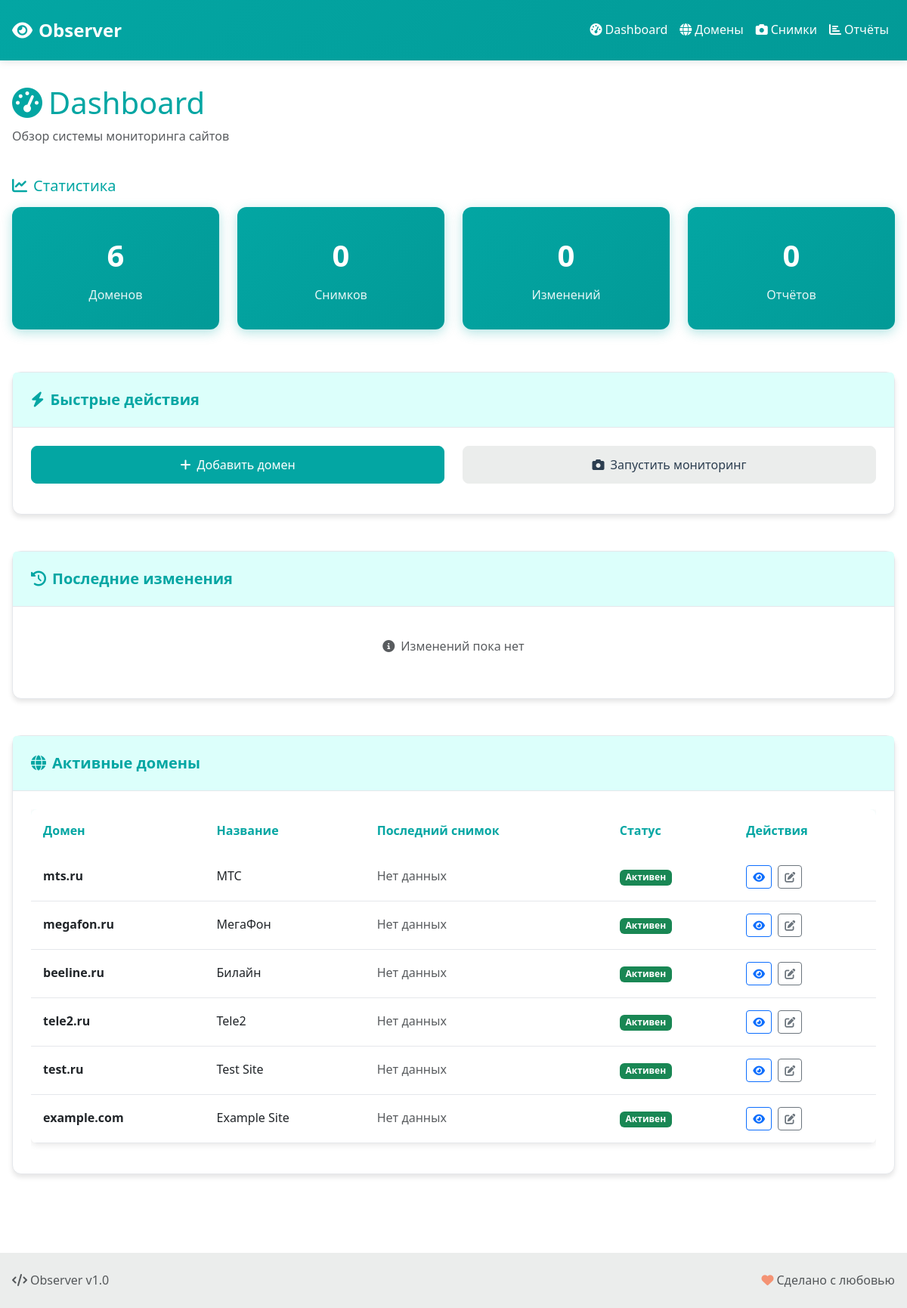
Before: / with the older database file.
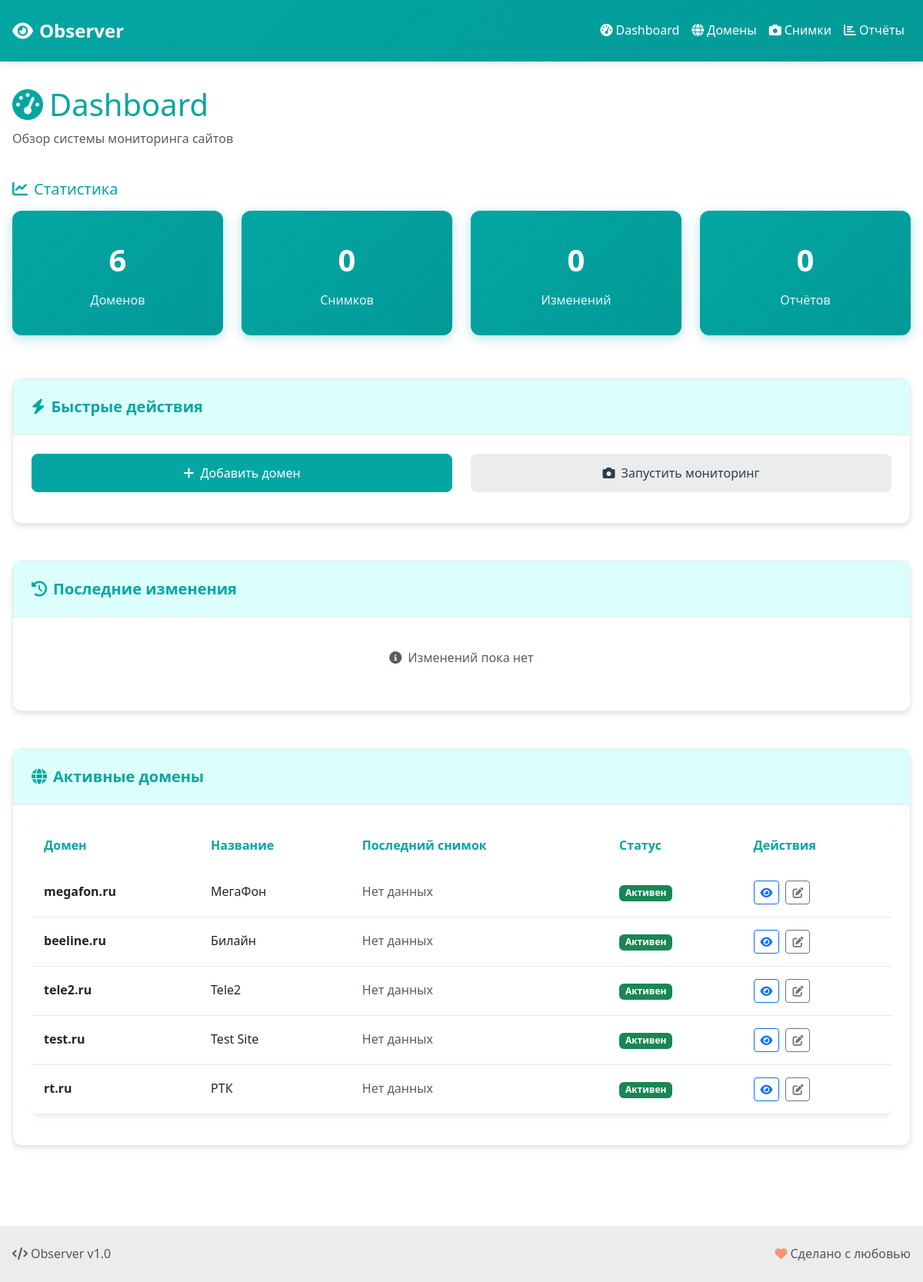
After: the same page with the newer database file.
### database/models.py (models this page shows)
class Domain(Base):
    __tablename__ = 'domains'
    id = Column(Integer, primary_key=True)
    name = Column(String(255), unique=True, nullable=False)  # например, 'mts.ru'
    display_name = Column(String(255), nullable=True)  # например, 'МТС'
    is_active = Column(Boolean, default=True)
    created_at = Column(DateTime, default=datetime.utcnow)
    updated_at = Column(DateTime, default=datetime.utcnow, onupdate=datetime.utcnow)
    snapshots = relationship("Snapshot", back_populates="domain")

### main.py (the view)
@app.get("/", response_class=HTMLResponse)
async def dashboard(request: Request):
    try:
        session = get_db_session()
        domains_count = session.query(Domain).count()
        snapshots_count = session.query(Snapshot).count()
        changes_count = session.query(Change).count()
        reports_count = session.query(Report).count()
        domains = session.query(Domain).filter(Domain.is_active == True).all()
        recent_changes = []
        session.close()
        stats = {
            "domains_count": domains_count,
            "snapshots_count": snapshots_count,
            "changes_count": changes_count,
            "reports_count": reports_count
        }
        return templates.TemplateResponse("dashboard.html", {
            "request": request,
            "stats": stats,
            "domains": domains,
            "recent_changes": recent_changes
        })
    except Exception as e:
        raise HTTPException(status_code=500, detail=f"Ошибка загрузки dashboard: {str(e)}")

### templates/dashboard.html (shortened to what the changed rows need)
{% extends "base.html" %}
{% block content %}
<div class="row mb-4">
    <div class="col">
        <h1 class="text-primary">
            <i class="fas fa-tachometer-alt me-2"></i>Dashboard
        </h1>
    </div>
</div>
<div class="row">
    <div class="col">
        <div class="card">
            <div class="card-body">
                {% if domains %}
                    <div class="table-responsive">
                        <table class="table">
                            <thead>
                                <tr>
                                    <th>Домен</th>
                                    <th>Название</th>
                                    <th>Последний снимок</th>
                                    <th>Статус</th>
                                    <th>Действия</th>
                                </tr>
                            </thead>
                            <tbody>
                                {% for domain in domains %}
                                <tr>
                                    <td>
                                        <strong>{{ domain.name }}</strong>
                                    </td>
                                    <td>{{ domain.display_name }}</td>
                                    <td>
                                        {% if domain.last_snapshot %}
                                            {{ domain.last_snapshot }}
                                        {% else %}
                                            <span class="text-muted">Нет данных</span>
                                        {% endif %}
                                    </td>
                                    <td>
                                        {% if domain.is_active %}
                                            <span class="badge bg-success">Активен</span>
                                        {% else %}
                                            <span class="badge bg-secondary">Неактивен</span>
                                        {% endif %}
                                    </td>
                                    <td>
                                        <button class="btn btn-sm btn-outline-primary me-1" onclick="viewSnapshots({{ domain.id }})">
                                            <i class="fas fa-eye"></i>
                                        </button>
                                        <button class="btn btn-sm btn-outline-secondary" onclick="editDomain({{ domain.id }})">
                                            <i class="fas fa-edit"></i>
                                        </button>
                                    </td>
                                </tr>
                                {% endfor %}
                            </tbody>
                        </table>
                    </div>
                {% else %}
                    <p class="text-muted text-center py-3">
                        <i class="fas fa-info-circle me-2"></i>Доменов пока нет
                    </p>
                {% endif %}
            </div>
        </div>
    </div>
</div>
{% endblock %}

Changed rows visible on the page:
no longer on this page (row edited): Domain: name "mts.ru", display_name "МТС", is_active "Активен"
removed Domain: name "example.com", display_name "Example Site", is_active "Активен"
added Domain: name "rt.ru", display_name "РТК", is_active "Активен"
